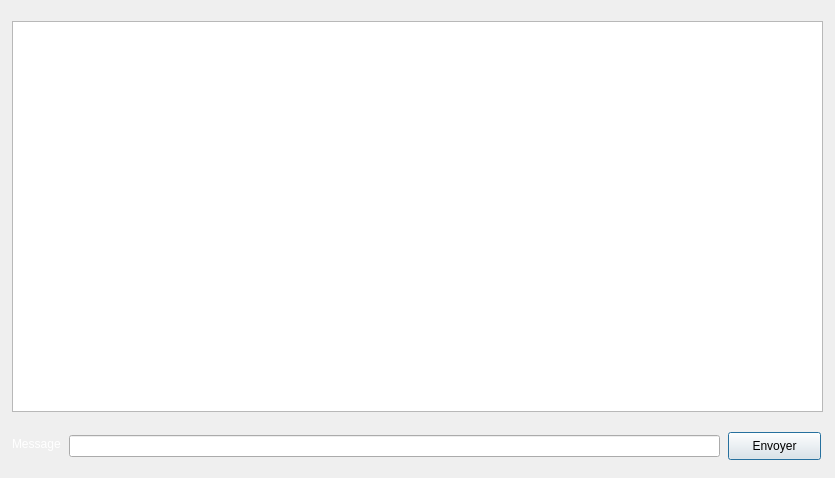
<?xml version="1.0" encoding="UTF-8"?>
<ui version="4.0">
 <class>Messenger</class>
 <widget class="QDialog" name="Messenger">
  <property name="geometry">
   <rect>
    <x>0</x>
    <y>0</y>
    <width>835</width>
    <height>478</height>
   </rect>
  </property>
  <property name="acceptDrops">
   <bool>true</bool>
  </property>
  <property name="windowTitle">
   <string>Messenger</string>
  </property>
  <widget class="QTextEdit" name="textEdit">
   <property name="geometry">
    <rect>
     <x>12</x>
     <y>21</y>
     <width>811</width>
     <height>391</height>
    </rect>
   </property>
   <property name="readOnly">
    <bool>true</bool>
   </property>
  </widget>
  <widget class="QWidget" name="layoutWidget">
   <property name="geometry">
    <rect>
     <x>0</x>
     <y>0</y>
     <width>2</width>
     <height>2</height>
    </rect>
   </property>
   <layout class="QHBoxLayout" name="horizontalLayout_2"/>
  </widget>
  <widget class="QLabel" name="label">
   <property name="geometry">
    <rect>
     <x>0</x>
     <y>0</y>
     <width>841</width>
     <height>481</height>
    </rect>
   </property>
   <property name="text">
    <string/>
   </property>
  </widget>
  <widget class="QLabel" name="label_2">
   <property name="geometry">
    <rect>
     <x>12</x>
     <y>436</y>
     <width>50</width>
     <height>16</height>
    </rect>
   </property>
   <property name="text">
    <string>&lt;html&gt;&lt;head/&gt;&lt;body&gt;&lt;p&gt;&lt;span style=&quot; color:#ffffff;&quot;&gt;Message&lt;/span&gt;&lt;/p&gt;&lt;/body&gt;&lt;/html&gt;</string>
   </property>
  </widget>
  <widget class="QLineEdit" name="message">
   <property name="geometry">
    <rect>
     <x>69</x>
     <y>435</y>
     <width>651</width>
     <height>22</height>
    </rect>
   </property>
  </widget>
  <widget class="QPushButton" name="send">
   <property name="geometry">
    <rect>
     <x>728</x>
     <y>432</y>
     <width>93</width>
     <height>28</height>
    </rect>
   </property>
   <property name="text">
    <string>Envoyer</string>
   </property>
  </widget>
  <zorder>label</zorder>
  <zorder>layoutWidget</zorder>
  <zorder>textEdit</zorder>
  <zorder>send</zorder>
  <zorder>label_2</zorder>
  <zorder>message</zorder>
 </widget>
 <resources/>
 <connections/>
</ui>
